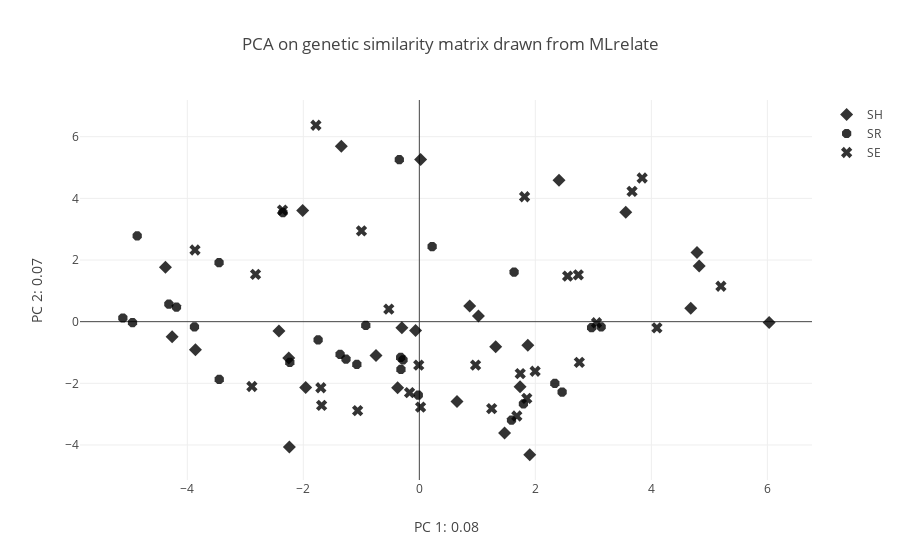

Source (notebook cell):
### Code cell
#### before we move on to the distance matrices we can analyse the similarity matrix:

# begin by scaling the matrix
Sev_sim_matrix_scaled= scale(Sev_sim_matrix)
## PCA on vectors simulated
n_comp = 3

pca = PCA(n_components=n_comp, whiten=False,svd_solver='randomized').fit(Sev_sim_matrix_scaled)
features = pca.transform(Sev_sim_matrix_scaled)

print("; ".join(['PC{0}: {1}'.format(x+1,round(pca.explained_variance_ratio_[x],3)) for x in range(n_comp)]))
print('features shape: {}'.format(features.shape))

## Plot PCA
symbol_pallette= ['cross','triangle','square']

fig_data= [go.Scatter(
        x = features[gp_index[i],0],
        y = features[gp_index[i],1],
        #z = features[gp_index[i],2],
        mode= "markers",
        name= i,
        text= [Seville_order[x] for x in gp_index[i]],
        marker= {
        'line': {'width': 0},
        'size': 10,
        'symbol': [2,4,16][['SH', 'SE', 'SR'].index(i)],
            'color': 'black',
      "opacity": .8
      }
    ) for i in gp_index.keys()]


layout = go.Layout(
    title= 'PCA on genetic similarity matrix drawn from MLrelate',
    xaxis= dict(
        title= "PC 1: {}".format(round(pca.explained_variance_ratio_[0],2))
    ),
    yaxis= dict(
        title= "PC 2: {}".format(round(pca.explained_variance_ratio_[1],2))
    )
)

fig = go.Figure(data=fig_data, layout=layout)
iplot(fig)

### Figure 1 — Plotly figure (JSON) as saved in the notebook; plotly's stock layout.template omitted (floating-point values rounded to 4 significant figures)
{"data": [{"marker": {"color": "black", "line": {"width": 0}, "opacity": 0.8, "size": 10, "symbol": 2}, "mode": "markers", "name": "SH", "text": ["ESSH10", "ESSH11", "ESSH12", "ESSH13", "ESSH14", "ESSH15", "ESSH16", "ESSH17", "ESSH18", "ESSH19", "ESSH08", "ESSH09", "ESSH01", "ESSH02", "ESSH03", "ESSH04", "ESSH05", "ESSH06", "ESSH07", "ESSH20", "ESSH21", "ESSH22", "ESSH23", "ESSH24", "ESSH25", "ESSH26", "ESSH27", "ESSH28"], "type": "scatter", "uid": "bf733d88-7b14-4b04-ac28-90abec9198da", "x": [6.031, 4.679, -1.959, 1.904, 1.87, 1.469, 0.02238, -0.7473, 4.825, -1.345, 4.787, 1.737, 0.8681, -0.06461, 3.559, 1.316, 0.6494, -0.3745, 2.408, -2.251, -2.011, -2.42, -2.241, -0.3013, -4.377, -3.86, 1.02, -4.261], "y": [-0.02866, 0.4365, -2.138, -4.317, -0.761, -3.613, 5.263, -1.095, 1.803, 5.688, 2.243, -2.111, 0.5076, -0.2862, 3.551, -0.8173, -2.592, -2.147, 4.589, -1.18, 3.603, -0.3061, -4.066, -0.1955, 1.762, -0.9114, 0.1801, -0.4859]}, {"marker": {"color": "black", "line": {"width": 0}, "opacity": 0.8, "size": 10, "symbol": 16}, "mode": "markers", "name": "SR", "text": ["ESSR18", "ESSR19", "ESSR20", "ESSR01", "ESSR02", "ESSR03", "ESSR04", "ESSR05", "ESSR06", "ESSR07", "ESSR08", "ESSR09", "ESSR10", "ESSR11", "ESSR12", "ESSR13", "ESSR14", "ESSR15", "ESSR16", "ESSR17", "ESSR21", "ESSR22", "ESSR23", "ESSR24", "ESSR25", "ESSR26", "ESSR27", "ESSR28"], "type": "scatter", "uid": "cf4c4c75-ef4f-44fa-b563-397794e7738b", "x": [-1.077, -1.366, -2.233, -0.345, -3.877, -4.318, -1.264, -0.9231, 2.336, -0.2813, -2.352, -4.187, 1.794, -3.449, 2.97, -0.322, 2.462, -5.111, 3.135, 1.589, -0.0176, 1.634, 0.2209, -4.945, -3.453, -1.745, -0.317, -4.864], "y": [-1.383, -1.064, -1.322, 5.256, -0.1683, 0.5691, -1.217, -0.1217, -2.002, -1.239, 3.54, 0.4721, -2.669, -1.87, -0.1937, -1.158, -2.282, 0.1189, -0.1698, -3.192, -2.381, 1.608, 2.437, -0.029, 1.917, -0.5904, -1.546, 2.784]}, {"marker": {"color": "black", "line": {"width": 0}, "opacity": 0.8, "size": 10, "symbol": 4}, "mode": "markers", "name": "SE", "text": ["ESSE01", "ESSE02", "ESSE03", "ESSE04", "ESSE05", "ESSE06", "ESSE07", "ESSE08", "ESSE09", "ESSE10", "ESSE11", "ESSE12", "ESSE13", "ESSE14", "ESSE15", "ESSE16", "ESSE17", "ESSE18", "ESSE19", "ESSE20", "ESSE21", "ESSE22", "ESSE23", "ESSE24", "ESSE25", "ESSE26", "ESSE27", "ESSE28"], "type": "scatter", "uid": "3ab7cb87-d2ea-42ba-a317-45bce8ef0a90", "x": [-1.783, 0.0216, -1.685, 2.759, 1.247, 2.557, 1.853, 5.2, 4.096, -1.064, 3.842, 1.74, 3.667, 0.9698, 1.814, 2.741, -1.698, -0.9973, 1.997, 1.681, -0.1685, -2.359, -3.867, -0.01025, -0.5264, -2.887, -2.824, 3.055], "y": [6.371, -2.772, -2.717, -1.319, -2.819, 1.48, -2.49, 1.148, -0.2035, -2.887, 4.66, -1.684, 4.225, -1.409, 4.051, 1.518, -2.143, 2.944, -1.609, -3.059, -2.304, 3.62, 2.325, -1.412, 0.4092, -2.104, 1.536, -0.03527]}], "layout": {"title": {"text": "PCA on genetic similarity matrix drawn from MLrelate"}, "xaxis": {"title": {"text": "PC 1: 0.08"}}, "yaxis": {"title": {"text": "PC 2: 0.07"}}}}
